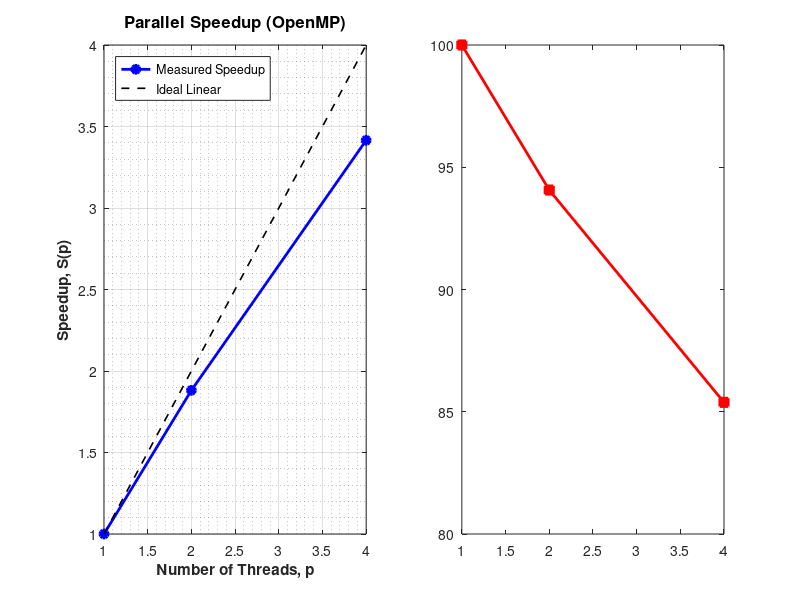

The MATLAB script that drew this image: (Note: this script raises an error after producing the figure.)
% Number of threads and measured execution times (s)
threads = [1, 2, 4];
% Replace with your measured values if needed
times   = [2.22, 1.18, 0.65]; 

speedup    = times(1) ./ times;
efficiency = speedup ./ threads;

figure('Color', 'w', 'Position', [100, 100, 850, 380]);

% Subplot 1: Speedup
subplot(1, 2, 1);
plot(threads, speedup, 'b-o', 'LineWidth', 2, 'MarkerSize', 6, 'MarkerFaceColor', 'b');
hold on;
plot(threads, threads, 'k--', 'LineWidth', 1.2);
grid on; grid minor;
xlabel('Number of Threads, p', 'FontSize', 11, 'FontWeight', 'bold');
ylabel('Speedup, S(p)', 'FontSize', 11, 'FontWeight', 'bold');
title('Parallel Speedup (OpenMP)', 'FontSize', 12);
legend({'Measured Speedup', 'Ideal Linear'}, 'Location', 'northwest');

% Subplot 2: Parallel Efficiency
subplot(1, 2, 2);
plot(threads, efficiency * 100, 'r-s', 'LineWidth', 2, 'MarkerSize', 6, 'MarkerFaceColor', 'r');
hold on;
yline(100, 'k--', 'LineWidth', 1.2);
ylim([40, 110]);
grid on; grid minor;
xlabel('Number of Threads, p', 'FontSize', 11, 'FontWeight', 'bold');
ylabel('Parallel Efficiency, E(p) [%]', 'FontSize', 11, 'FontWeight', 'bold');
title('Parallel Efficiency (OpenMP)', 'FontSize', 12);

if ~exist('plots', 'dir'), mkdir('plots'); end
exportgraphics(gcf, fullfile('../plots/openmp_scaling.png'), 'Resolution', 300);
fprintf('OpenMP scaling plot saved to plots/openmp_scaling.png\n');
